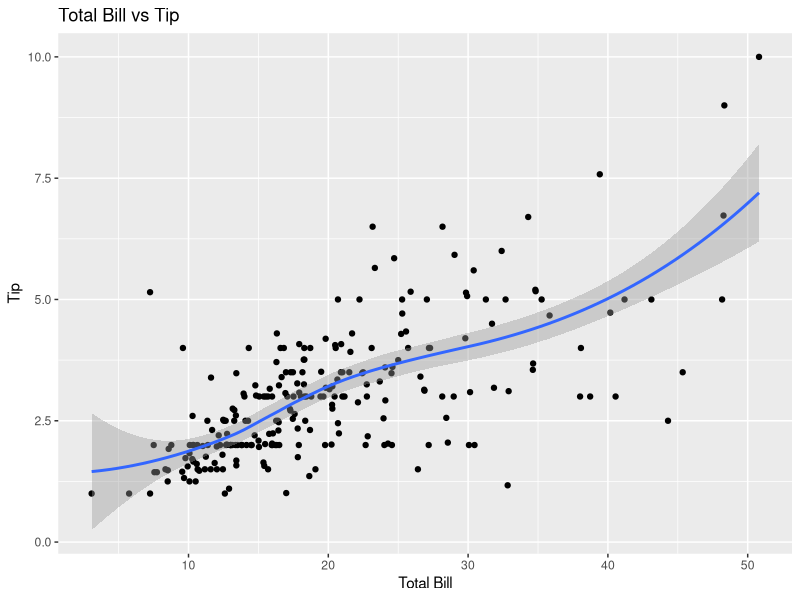
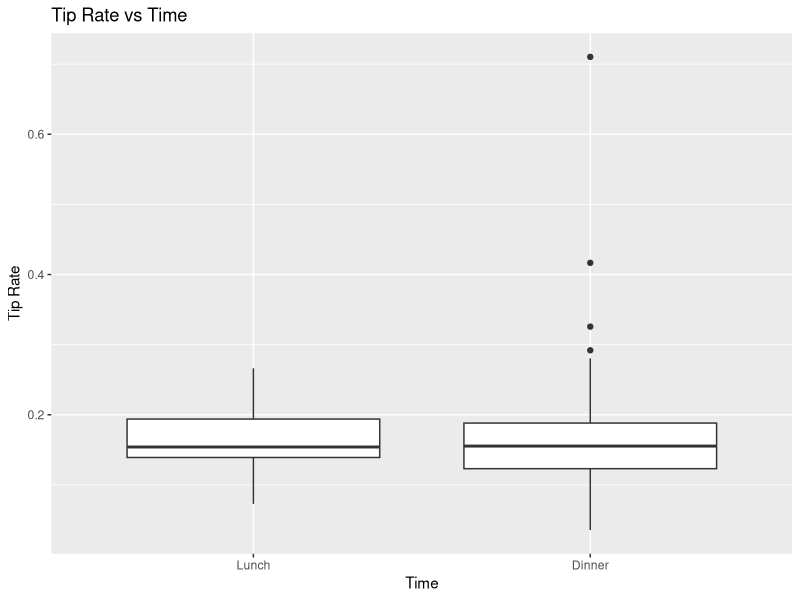
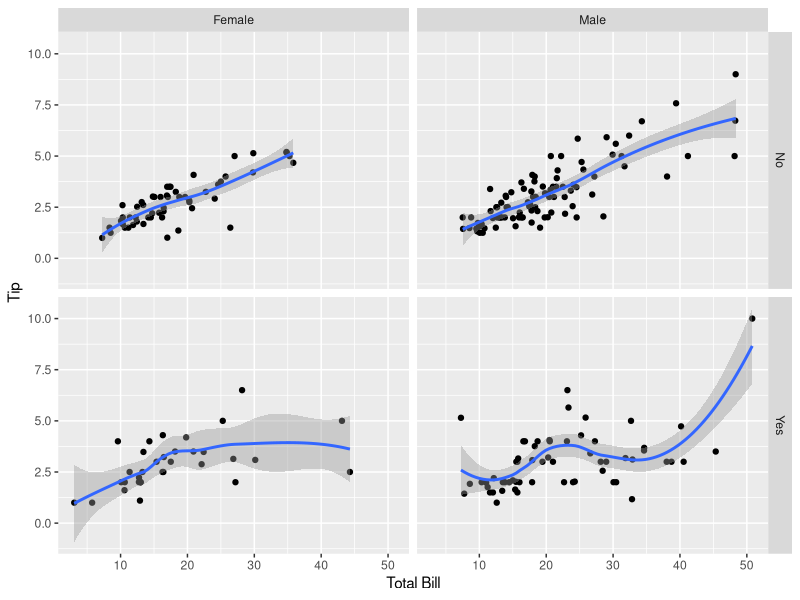
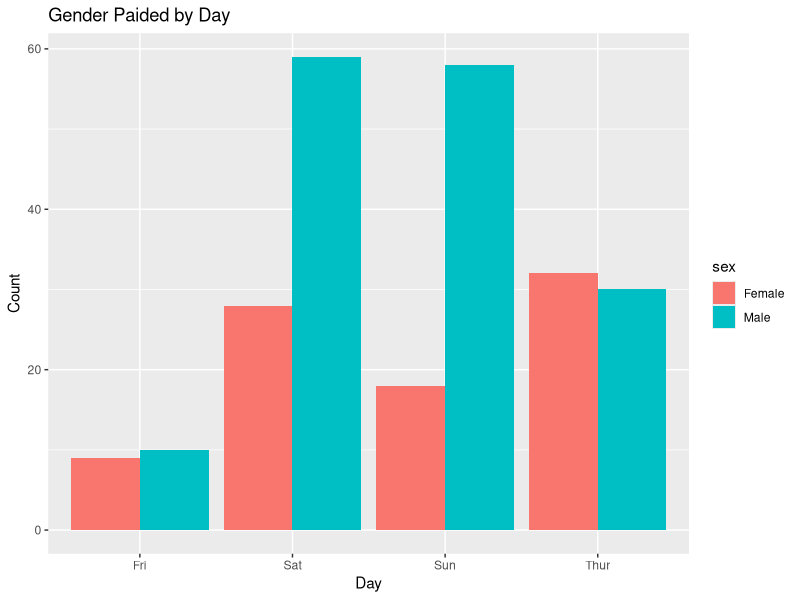

These figures' R source, in order:
## ---- chunk 1
knitr::opts_chunk$set(echo = TRUE)
## ---- chunk 2
data(tips, package="reshape2")
## ---- chunk 3
numParty <- dim(tips)[1]
numParty
## ---- chunk 4
str(tips)
## ---- chunk 5

lvl <- levels(tips$day)
lvl2 <- c(lvl[4], lvl[-4])
day <- factor(tips$day, levels=lvl2)
table(day)
day

## ---- chunk 6
size5 <- tips$sex == 'Female' & tips$size >= 5
female5 <- tips[size5, ]
female5
## ---- chunk 7
library(ggplot2)
ggplot(tips, aes(x=total_bill, y=tip)) + geom_point() +geom_smooth() + xlab('Total Bill') + ylab('Tip') + ggtitle('Total Bill vs Tip')

## ---- chunk 8
tips$tiprate <- tips$tip / tips$total_bill
mean(tips$tiprate)

## ---- chunk 9
tips$time <- factor(tips$time, levels=c('Lunch', 'Dinner'))
ggplot(tips, aes(x=time, y=tiprate)) + geom_boxplot() + xlab('Time') + ylab('Tip Rate') + ggtitle('Tip Rate vs Time')
 

## ---- chunk 10
ggplot(tips, aes(x=total_bill, y=tip)) + geom_point() +geom_smooth() + xlab('Total Bill') + ylab('Tip') + facet_grid(smoker ~ sex)

## ---- chunk 11
ggplot(tips, aes(x=day)) + geom_bar(aes(fill = sex), position ='dodge') + xlab('Day') + ylab('Count') + ggtitle('Gender Paided by Day')

